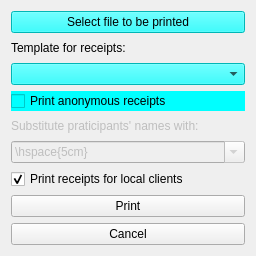
<?xml version="1.0" encoding="UTF-8"?>
<ui version="4.0">
 <class>lc::ManualPrintingSetup</class>
 <widget class="QWidget" name="lc::ManualPrintingSetup">
  <property name="geometry">
   <rect>
    <x>0</x>
    <y>0</y>
    <width>256</width>
    <height>256</height>
   </rect>
  </property>
  <property name="windowTitle">
   <string>Manual Printing Settings</string>
  </property>
  <layout class="QVBoxLayout" name="VLManualPrintingSetup">
   <item>
    <widget class="QPushButton" name="PBSelectFile">
     <property name="styleSheet">
      <string notr="true">background: cyan;</string>
     </property>
     <property name="text">
      <string>Select file to be printed</string>
     </property>
    </widget>
   </item>
   <item>
    <widget class="QLabel" name="LReceiptsHeader">
     <property name="toolTip">
      <string>Choose the LaTeX template which shall be used for receipts creation.</string>
     </property>
     <property name="text">
      <string>Template for receipts:</string>
     </property>
    </widget>
   </item>
   <item>
    <widget class="QComboBox" name="CBReceiptsHeader">
     <property name="toolTip">
      <string>Choose the LaTeX template which shall be used for receipts creation.</string>
     </property>
     <property name="styleSheet">
      <string notr="true">background: cyan;</string>
     </property>
    </widget>
   </item>
   <item>
    <widget class="QCheckBox" name="ChBPrintAnonymousReceipts">
     <property name="toolTip">
      <string>Check this if you want the created receipts to be anonymous.</string>
     </property>
     <property name="styleSheet">
      <string notr="true">background: cyan;</string>
     </property>
     <property name="text">
      <string>Print anonymous receipts</string>
     </property>
    </widget>
   </item>
   <item>
    <widget class="QLabel" name="LReplaceParticipantNames">
     <property name="enabled">
      <bool>false</bool>
     </property>
     <property name="toolTip">
      <string>Choose a string which shall replace the participant name on the anonymous receipts.</string>
     </property>
     <property name="text">
      <string>Substitute praticipants' names with:</string>
     </property>
    </widget>
   </item>
   <item>
    <widget class="QComboBox" name="CBReplaceParticipantNames">
     <property name="enabled">
      <bool>false</bool>
     </property>
     <property name="toolTip">
      <string>Choose a string which shall replace the participant name on the anonymous receipts.</string>
     </property>
     <property name="editable">
      <bool>true</bool>
     </property>
     <item>
      <property name="text">
       <string>\hspace{5cm}</string>
      </property>
     </item>
     <item>
      <property name="text">
       <string>anonym</string>
      </property>
     </item>
     <item>
      <property name="text">
       <string>anonymous</string>
      </property>
     </item>
     <item>
      <property name="text">
       <string>nicht ausfüllen</string>
      </property>
     </item>
    </widget>
   </item>
   <item>
    <widget class="QCheckBox" name="ChBReceiptsForLocalClients">
     <property name="toolTip">
      <string>This decides if receipts shall be printed for any z-Leaf instance running locally on the server.

Warning: If this is disabled no receipts will be printed for ANY participant whose name contains the character string &quot;local&quot;!</string>
     </property>
     <property name="text">
      <string>Print receipts for local clients</string>
     </property>
     <property name="checked">
      <bool>true</bool>
     </property>
    </widget>
   </item>
   <item>
    <widget class="QPushButton" name="PBPrint">
     <property name="toolTip">
      <string>Starts a ReceiptsHandler instance to print the chosen file.</string>
     </property>
     <property name="text">
      <string>Print</string>
     </property>
    </widget>
   </item>
   <item>
    <widget class="QPushButton" name="PBCancel">
     <property name="toolTip">
      <string>Cancel the process without printing anything.</string>
     </property>
     <property name="text">
      <string>Cancel</string>
     </property>
    </widget>
   </item>
  </layout>
 </widget>
 <resources/>
 <connections>
  <connection>
   <sender>PBCancel</sender>
   <signal>clicked()</signal>
   <receiver>lc::ManualPrintingSetup</receiver>
   <slot>deleteLater()</slot>
   <hints>
    <hint type="sourcelabel">
     <x>127</x>
     <y>239</y>
    </hint>
    <hint type="destinationlabel">
     <x>127</x>
     <y>127</y>
    </hint>
   </hints>
  </connection>
 </connections>
</ui>
